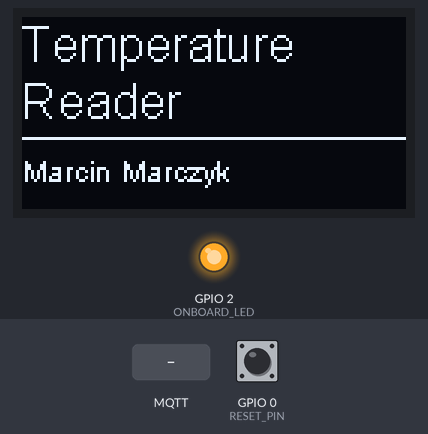
This sketch was run on a simulated ESP8266 (NodeMCU). On the bench: 128×64 one-colour display, output pins drawn as LEDs (lit = HIGH). Inputs (shaded band) come from the test bench; at power-on: GPIO 0 (RESET_PIN) HIGH. WiFi joins after 1.5 s; servers stay silent unless stated; no MQTT or app messages arrive unless stated; what the sketch prints to the serial monitor is not drawn.

Above: at 5.7 s.
5.8 s: MQTT message "1" arrives on the first subscribed topic
At 7.0 s:
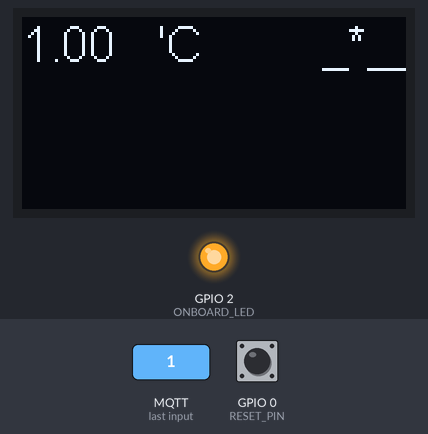
7.3 s: MQTT message "1" arrives on the second subscribed topic
At 8.1 s:
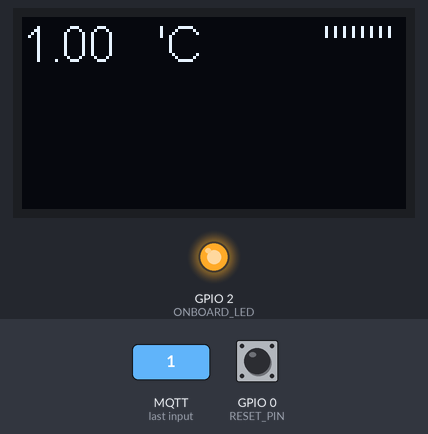
8.8 s: MQTT message "temperature" arrives on the first subscribed topic
At 9.2 s:
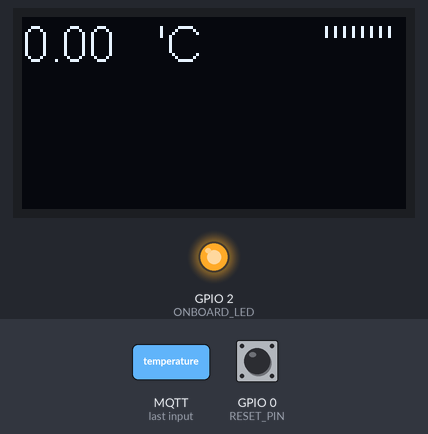
10.3 s: MQTT message "temperature" arrives on the second subscribed topic
At 11.5 s:
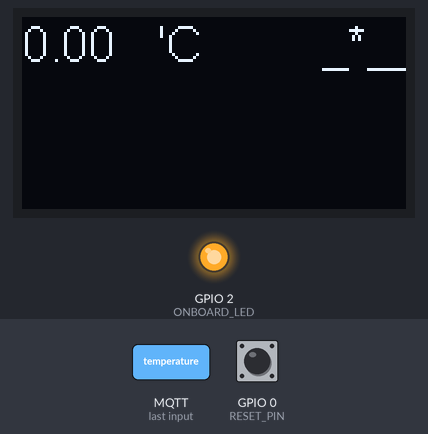
11.8 s: MQTT message "0" arrives on the third subscribed topic
At 12.7 s:
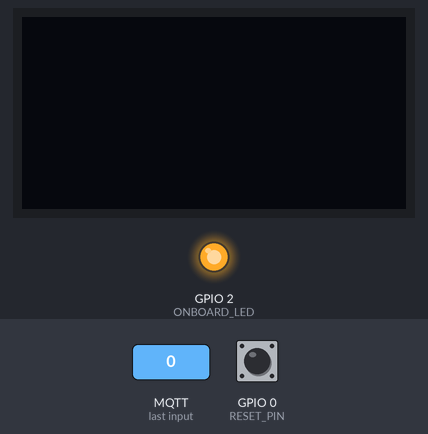
Timing chart, 0 to 14.3 s (numbered marks = the images above; inputs shaded):
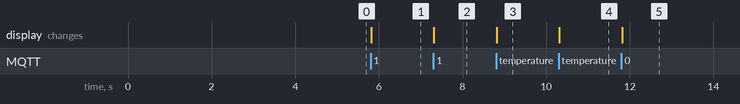

The sketch:

IOT_display.ino
```cpp
#include <SPI.h>
#include <Wire.h>
#include <EEPROM.h>
#include <PubSubClient.h>
#include "SSD1306.h"
#include "SH1106.h"
#include <ESP8266WebServer.h>
#include <DNSServer.h>
#include <WiFiManager.h>
#include <Ticker.h>

Ticker ticker;

SSD1306 display(0x3C, 4, 5);
ADC_MODE(ADC_VCC);

const char* mqtt_server = "marczyk.it";

WiFiClient espClient;
PubSubClient client(espClient);

#define ONBOARD_LED 2
#define RESET_PIN 0

boolean first = true;

float temperature = 0;
boolean rain = false;

void setup() {
  Serial.begin(9600);
  pinMode(ONBOARD_LED, OUTPUT);
#ifdef RESET_PIN
  pinMode(RESET_PIN, INPUT);
#endif
  digitalWrite(ONBOARD_LED, LOW);

  display.init();
  display.flipScreenVertically();
  display.clear();
  display.setFont(ArialMT_Plain_16);
  display.drawString(0, 0, "Temperature\nReader");
  display.drawHorizontalLine(0, 40, 168);
  display.setFont(ArialMT_Plain_10);
  display.drawString(0, 45, "Marcin Marczyk");
  display.display();
  delay(3000);
  display.clear();
  display.setFont(ArialMT_Plain_16);

  WiFiManager wifiManager;

#ifdef RESET_PIN
  if (digitalRead(RESET_PIN) == LOW) {
    Serial.println("RESET");
    tickerOn();
    configureInfo();

    if (!wifiManager.startConfigPortal()) {
      Serial.println("failed to connect and hit timeout");
      delay(3000);
      //reset and try again, or maybe put it to deep sleep
      ESP.reset();
      delay(5000);
    }
  }
  tickerOff();
#endif

  wifiManager.setAPCallback(configModeCallback);

  if (!wifiManager.autoConnect()) {
    Serial.println("failed to connect and hit timeout");
    //reset and try again, or maybe put it to deep sleep
    ESP.reset();
    delay(1000);
  }

  Serial.println("connected...yeey :)");
  digitalWrite(ONBOARD_LED, HIGH);
  tickerOff();
}

void tick() {
  int state = digitalRead(ONBOARD_LED);
  digitalWrite(ONBOARD_LED, !state);
}

void configModeCallback (WiFiManager *myWiFiManager) {
  Serial.println("Entered config mode");
  Serial.println(WiFi.softAPIP());
  //if you used auto generated SSID, print it
  Serial.println(myWiFiManager->getConfigPortalSSID());
  //entered config mode, make led toggle faster
  tickerOn();
  configureInfo();
}

void configureInfo() {
  display.setFont(ArialMT_Plain_10);
  display.clear();
  display.drawString(0, 0, "Connect to AP named:");
  String AP = " ESP" + String(ESP.getChipId());
  display.drawString(0, 10, AP);
  display.drawString(0, 25, "go to IP address");
  display.drawString(0, 35, " 192.168.4.1");
  display.drawString(0, 50, "configure your home AP");
  display.display();
}

void loop() {
  client.setServer(mqtt_server, 1883);
  client.setCallback(callback);

  if (!client.connected()) {
    reconnect();
  }
  client.loop();
}

void printTemperature() {
  display.setFont(ArialMT_Plain_16);
  char buf[100];
  String temperatureString = String(temperature);
  temperatureString.toCharArray(buf, sizeof temperatureString);
  display.drawString(0, 0, buf);
  display.drawString(45, 0, "'C");
}

void updateTemperature(String temperatureA) {
  temperature = temperatureA.toFloat();
}

void printRain() {
  display.setFont(ArialMT_Plain_16);
  int rainX = 100;
  if (rain)
    display.drawString(rainX, 0, "''''''''");
  else
    display.drawString(rainX, 0, "_*___");
}

void updateRain(String rainA) {
  if (rainA == "1")
    rain = true;
  else
    rain = false;
}

void callback(char* topic, byte* payload, unsigned int length) {
  display.clear();
  unsigned long currentMillis = millis();
  Serial.print("Message arrived [");
  Serial.print(topic);
  Serial.print("] ");
  String payloadString = "";
  for (int i = 0; i < length; i++) {
    payloadString = payloadString + (char)payload[i];
  }
  Serial.println(payloadString);
  if (String(topic) == "temperature") {
    updateTemperature(payloadString);
  } else if (String(topic) == "rain") {
    updateRain(payloadString);
  } else if (String(topic) == "display") {
    if (payloadString == "0") {
      display.displayOff();
    } else {
      display.displayOn();
    }
  } else if (String(topic) == "reset") {
    ESP.reset();
  }

  printTemperature();
  printRain();
  display.display();
}

void reconnect() {
  // Loop until we're reconnected
  while (!client.connected()) {
    Serial.print("Attempting MQTT connection...");
    // Attempt to connect
    String clientId = String("esp" + String(ESP.getChipId()));
    char buf[100];
    clientId.toCharArray(buf, sizeof clientId);
    Serial.print("client id: ");
    Serial.println(buf);
    if (client.connect(buf)) {
      Serial.println("connected");
      // Once connected, publish an announcement...
      // ... and resubscribe
      client.subscribe("temperature");
      client.subscribe("rain");
      client.subscribe("display");
      client.subscribe("reset");
      if (first)
        client.publish("display", "1");
      first = false;
    } else {
      Serial.print("failed, rc=");
      Serial.print(client.state());
      Serial.println(" try again in 1 second");
      // Wait 5 seconds before retrying
      delay(1000);
    }
  }
}

void tickerOn() {
  ticker.attach(0.2, tick);
}

void tickerOff() {
  ticker.detach();
}
```

Measured:
- after the input at 5.8 s, the display: changes at once (image 1)
- after the input at 7.3 s, the display: changes at once (image 2)
- after the input at 8.8 s, the display: changes at once (image 3)
- after the input at 10.3 s, the display: changes at once (image 4)
- after the input at 11.8 s, the display: changes at once (image 5)
